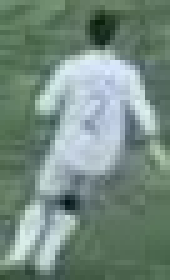
#> input picture homography-analysis-master/cropped_objects_left/object_0.jpg, 34 x 56 px (shown 5 times larger); its folder holds 4 pictures in this run
$ python team.py
#> lines starting #> are read from the running program, lines starting #| are printed output that depends on the picture
import cv2
import os
import numpy as np
from sklearn.cluster import KMeans
import matplotlib.pyplot as plt
import time
import os

# Set the environment variable to limit the number of threads for MKL
os.environ["OMP_NUM_THREADS"] = "1"

class TeamAssigner:
    def __init__(self):
        self.team_colors = {}
        self.player_team_dict = {}

    def get_clustering_model(self, image):
        # Reshape the image to 2D array
        image_2d = image.reshape(-1, 3)

        # Perform CPU-based K-means with 2 clusters
        kmeans = KMeans(n_clusters=2, init="k-means++", n_init=1, max_iter=300)
        kmeans.fit(image_2d)

        return kmeans

    def get_player_color(self, image):
        # Focus on the top half of the image
        top_half_image = image[0:int(image.shape[0] / 2), :]

        # Downsample the top half image for faster processing
        downsampled_image = cv2.resize(top_half_image, (top_half_image.shape[1] // 2, top_half_image.shape[0] // 2))

        # Get Clustering model
        kmeans = self.get_clustering_model(downsampled_image)

        # Get the cluster labels for each pixel
        labels = kmeans.labels_

        # Reshape the labels to the downsampled image shape
        clustered_image = labels.reshape(downsampled_image.shape[0], downsampled_image.shape[1])

        # Simplified background removal using corner clusters
        corner_clusters = [
            clustered_image[0, 0], clustered_image[0, -1],
            clustered_image[-1, 0], clustered_image[-1, -1]
        ]
        non_player_cluster = max(set(corner_clusters), key=corner_clusters.count)
        player_cluster = 1 - non_player_cluster

        player_color = kmeans.cluster_centers_[player_cluster]

        return player_color

    def assign_team_color(self, images):
        player_colors = []
        for image in images:
            player_color = self.get_player_color(image)
            player_colors.append(player_color)

        kmeans = KMeans(n_clusters=2, init="k-means++", n_init=10, max_iter=300)
        kmeans.fit(np.array(player_colors))

        self.kmeans = kmeans

        self.team_colors[1] = kmeans.cluster_centers_[0]
        self.team_colors[2] = kmeans.cluster_centers_[1]

    def get_player_team(self, image, player_id):
        if player_id in self.player_team_dict:
            return self.player_team_dict[player_id], self.player_team_dict[f"{player_id}_confidence"]

        player_color = self.get_player_color(image)
        distances = self.kmeans.transform(player_color.reshape(1, -1))

        # Find the closest team cluster
        team_id = np.argmin(distances)
        team_id += 1  # Adjust team ID to start from 1

        # Calculate confidence as 1 - normalized distance
        confidence = 1 - (distances[0][team_id - 1] / np.sum(distances))

        # Store the results
        self.player_team_dict[player_id] = team_id
        self.player_team_dict[f"{player_id}_confidence"] = confidence

        return team_id, confidence

# New script to classify cropped images in batches and display results
def classify_images_in_folder(folder_path):
#> called with folder_path = './cropped_objects_left'
    team_assigner = TeamAssigner()
    image_files = [f for f in os.listdir(folder_path) if f.endswith(('png', 'jpg', 'jpeg'))]

    # Sort the images
    image_files = sorted(image_files)

    cropped_images = []

    for image_file in image_files:
        image_path = os.path.join(folder_path, image_file)
        frame = cv2.imread(image_path)
#> frame is the input picture: shape (56, 34, 3); mean B, G, R 128.4, 139.1, 117.3
        cropped_images.append(frame)

    # Initialize team colors using all images
    team_assigner.assign_team_color(cropped_images)
#> in assign_team_color, `player_colors = []`: player_colors = []
#> the loop in assign_team_color, `for image in images:` made 4 passes
#> pass 1, in get_player_color, `top_half_image = image[0:int(image.shape[0] / 2), :]`:
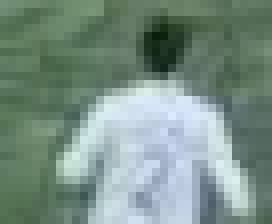
#> top_half_image: shape (28, 34, 3) (shown 8 times larger); mean B, G, R 133.4, 143.7, 121.3
#> pass 2, in get_player_color (call 2), `top_half_image = image[0:int(image.shape[0] / 2), :]`:
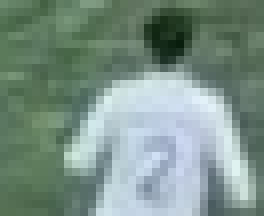
#> top_half_image: shape (27, 33, 3) (shown 8 times larger); mean B, G, R 135.1, 145.1, 122.8
#> pass 3, in get_player_color (call 3), `top_half_image = image[0:int(image.shape[0] / 2), :]`:
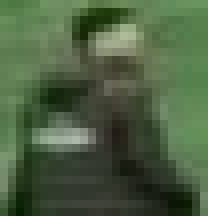
#> top_half_image: shape (27, 26, 3) (shown 8 times larger); mean B, G, R 65.4, 95.9, 75.9

    # Display images in batches of 10
    batch_size = 10
    num_batches = len(cropped_images) // batch_size + (1 if len(cropped_images) % batch_size != 0 else 0)

    for batch_idx in range(num_batches):
        start_idx = batch_idx * batch_size
        end_idx = min((batch_idx + 1) * batch_size, len(cropped_images))

        fig, axes = plt.subplots(1, end_idx - start_idx, figsize=(15, 5))
        if end_idx - start_idx == 1:
            axes = [axes]

        for i, idx in enumerate(range(start_idx, end_idx)):
            image = cropped_images[idx]
            team_id, confidence = team_assigner.get_player_team(image, player_id=idx + 1)

            # Convert BGR to RGB for display
            image_rgb = cv2.cvtColor(image, cv2.COLOR_BGR2RGB)

            axes[i].imshow(image_rgb)
            axes[i].set_title(f"Team {team_id}\nConf: {confidence:.2f}")
            axes[i].axis('off')

        plt.tight_layout()
        plt.show()
#> this loop made 1 pass
#> pass 1, in get_player_color (call 8), `top_half_image = image[0:int(image.shape[0] / 2), :]`:
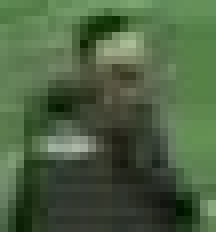
#> top_half_image: shape (29, 27, 3) (shown 8 times larger); mean B, G, R 66.1, 97.4, 76
#> pass 1, in classify_images_in_folder, `plt.show()`:
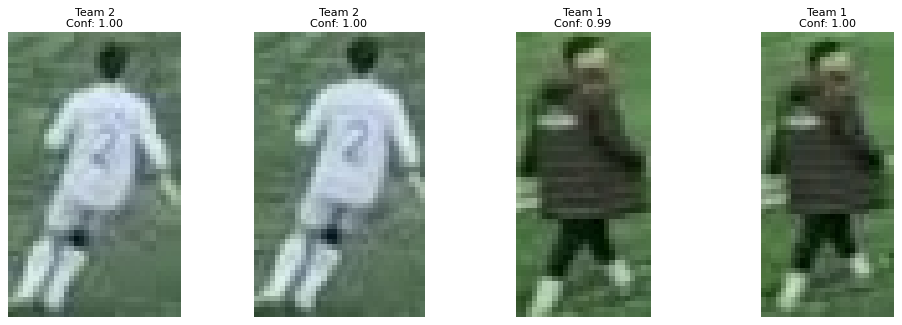
#> figure drawn by matplotlib, 4 panels
#> after the loop:
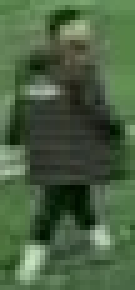
#> image: shape (58, 27, 3) (shown 5 times larger); mean B, G, R 65.6, 96, 73.3


if __name__ == "__main__":

    folder_path = "./cropped_objects_left"
    classify_images_in_folder(folder_path)
